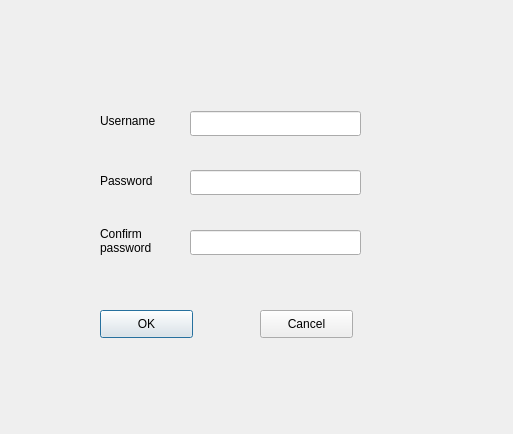
<?xml version="1.0" encoding="UTF-8"?>
<ui version="4.0">
 <class>RegisterDialog</class>
 <widget class="QDialog" name="RegisterDialog">
  <property name="geometry">
   <rect>
    <x>0</x>
    <y>0</y>
    <width>513</width>
    <height>434</height>
   </rect>
  </property>
  <property name="windowTitle">
   <string>Dialog</string>
  </property>
  <widget class="QLineEdit" name="usernameLineEdit">
   <property name="geometry">
    <rect>
     <x>190</x>
     <y>111</y>
     <width>171</width>
     <height>25</height>
    </rect>
   </property>
  </widget>
  <widget class="QLineEdit" name="passwordLineEdit">
   <property name="geometry">
    <rect>
     <x>190</x>
     <y>170</y>
     <width>171</width>
     <height>25</height>
    </rect>
   </property>
   <property name="echoMode">
    <enum>QLineEdit::Password</enum>
   </property>
  </widget>
  <widget class="QLineEdit" name="confirmPasswordLineEdit">
   <property name="geometry">
    <rect>
     <x>190</x>
     <y>230</y>
     <width>171</width>
     <height>25</height>
    </rect>
   </property>
   <property name="echoMode">
    <enum>QLineEdit::Password</enum>
   </property>
  </widget>
  <widget class="QLabel" name="label">
   <property name="geometry">
    <rect>
     <x>100</x>
     <y>110</y>
     <width>91</width>
     <height>21</height>
    </rect>
   </property>
   <property name="text">
    <string>Username</string>
   </property>
  </widget>
  <widget class="QLabel" name="label_2">
   <property name="geometry">
    <rect>
     <x>100</x>
     <y>170</y>
     <width>91</width>
     <height>21</height>
    </rect>
   </property>
   <property name="text">
    <string>Password</string>
   </property>
  </widget>
  <widget class="QLabel" name="label_3">
   <property name="geometry">
    <rect>
     <x>100</x>
     <y>220</y>
     <width>101</width>
     <height>41</height>
    </rect>
   </property>
   <property name="text">
    <string>Confirm
password</string>
   </property>
  </widget>
  <widget class="QPushButton" name="registerButton">
   <property name="geometry">
    <rect>
     <x>100</x>
     <y>310</y>
     <width>93</width>
     <height>28</height>
    </rect>
   </property>
   <property name="text">
    <string>OK</string>
   </property>
  </widget>
  <widget class="QPushButton" name="cancelButton">
   <property name="geometry">
    <rect>
     <x>260</x>
     <y>310</y>
     <width>93</width>
     <height>28</height>
    </rect>
   </property>
   <property name="text">
    <string>Cancel</string>
   </property>
  </widget>
 </widget>
 <resources/>
 <connections/>
</ui>
